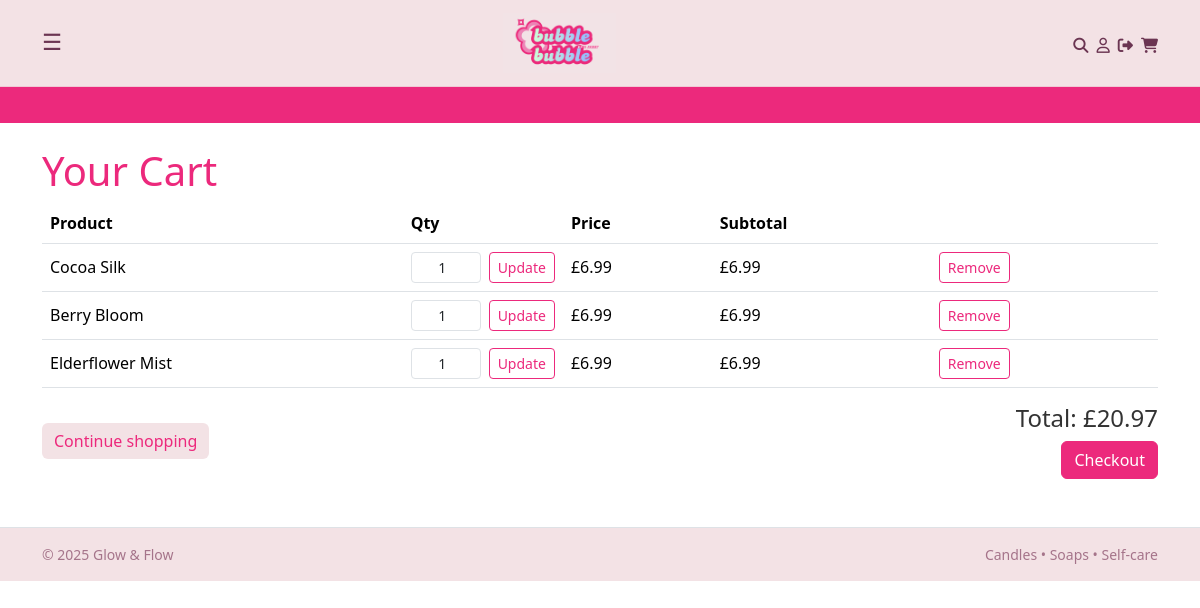
/cart/ (signed in), run on an earlier commit of the app's database.
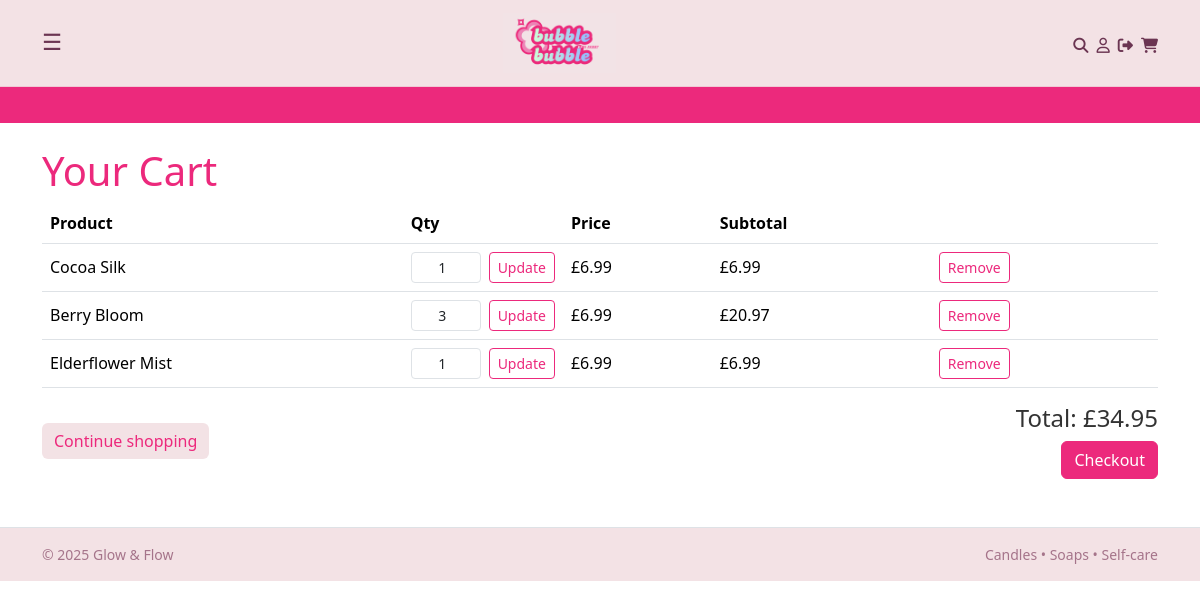
And on a later commit of the database.
### cart/models.py (models this page shows, shortened)
class CartItem(models.Model):
    cart = models.ForeignKey(Cart, on_delete=models.CASCADE, related_name="items")
    product = models.ForeignKey(Product, on_delete=models.PROTECT)
    qty = models.PositiveIntegerField(default=1)
    class Meta:
        unique_together = ("cart", "product")
    @property
    def subtotal(self):
        return self.qty * self.product.price

class Cart(models.Model):
    user = models.ForeignKey(
        settings.AUTH_USER_MODEL, null=True, blank=True, on_delete=models.CASCADE
    )
    session_key = models.CharField(max_length=40, blank=True, db_index=True)
    created_at = models.DateTimeField(auto_now_add=True)
    updated_at = models.DateTimeField(auto_now=True)
    @property
    def total(self):
        return sum(item.subtotal for item in self.items.select_related("product"))

### catalog/models.py (models this page shows, shortened)
class Product(models.Model):
    CANDLE = "CANDLE"
    SOAP = "SOAP"
    TYPES = [
        (CANDLE, "Candle"),
        (SOAP, "Soap"),
    ]
    title = models.CharField(max_length=160)
    slug = models.SlugField(max_length=180, unique=True, blank=True)
    product_type = models.CharField(max_length=12, choices=TYPES)
    description = models.TextField(blank=True)
    scent = models.CharField(max_length=50, help_text="e.g. Lavender, Citrus")
    weight_g = models.PositiveIntegerField(help_text="Net weight in grams")
    price = models.DecimalField(max_digits=6, decimal_places=2)
    stock_qty = models.PositiveIntegerField(default=0)
    active = models.BooleanField(default=True)
    created_at = models.DateTimeField(auto_now_add=True)
    class Meta:
        ordering = ["title"]

### cart/views.py (the view)
# urls.py: path("", views.view_cart, name="view"),
def view_cart(request):
    cart = get_or_create_cart(request)
    return render(request, "cart/view.html", {"cart": cart})

### cart/utils.py (called while the page is built)
def get_or_create_cart(request):
    if not request.session.session_key:
        request.session.create()
    request.session.set_expiry(60 * 60 * 24 * 14)
    session_key = request.session.session_key
    if request.user.is_authenticated:
        cart, _ = Cart.objects.get_or_create(
            user=request.user,
            defaults={"session_key": session_key},
        )
    else:
        cart, _ = Cart.objects.get_or_create(
            user=None,
            session_key=session_key,
        )
    return cart

### cart/templates/cart/view.html (shortened to what this page needs)
{% extends "base.html" %}
{% block content %}
<h1>Your Cart</h1>
{% if cart.items.all %}
<div class="table-responsive">
<table class="table align-middle">
  <thead>
    <tr>
      <th>Product</th>
      <th style="width:120px;">Qty</th>
      <th>Price</th>
      <th>Subtotal</th>
      <th></th>
    </tr>
  </thead>
  <tbody>
    {% for item in cart.items.all %}
    <tr>
      <td>{{ item.product.title }}</td>
      <td>
        <form method="post" action="{% url 'cart:update' item.id %}" class="d-flex">
          <input type="number"
            name="qty"
            value="{{ item.qty }}"
            min="1"
            max="{{ item.product.stock_qty }}"
            class="form-control form-control-sm me-2 cart-qty-input">
          <button class="btn btn-sm btn-update" type="submit">Update</button>
        </form>
      </td>
      <td>£{{ item.product.price }}</td>
      <td>£{{ item.subtotal }}</td>
      <td>
        <form method="post" action="{% url 'cart:remove' item.id %}">
          <button class="btn btn-sm btn-remove" type="submit">Remove</button>
        </form>
      </td>
    </tr>
    {% endfor %}
  </tbody>
</table>
</div>
<div class="d-flex justify-content-between align-items-center">
  <a href="{% url 'catalog:product_list' %}" class="btn btn-continue">
    Continue shopping
  </a>
  <div class="text-end">
    <h4>Total: £{{ cart.total }}</h4>
    <a href="{% url 'checkout:summary' %}" class="btn btn-checkout">
      Checkout
    </a>
  </div>
</div>
{% else %}
<p>Your cart is empty.</p>
<a href="{% url 'catalog:product_list' %}" class="btn btn-primary">Back to shop</a>
{% endif %}
{% endblock %}

What changed in the data, as far as the page shows it:
changed CartItem "Berry Bloom": qty "1" → "3"; subtotal "6.99" → "20.97"
changed through a linked row, Cart: total "20.97" → "34.95"
